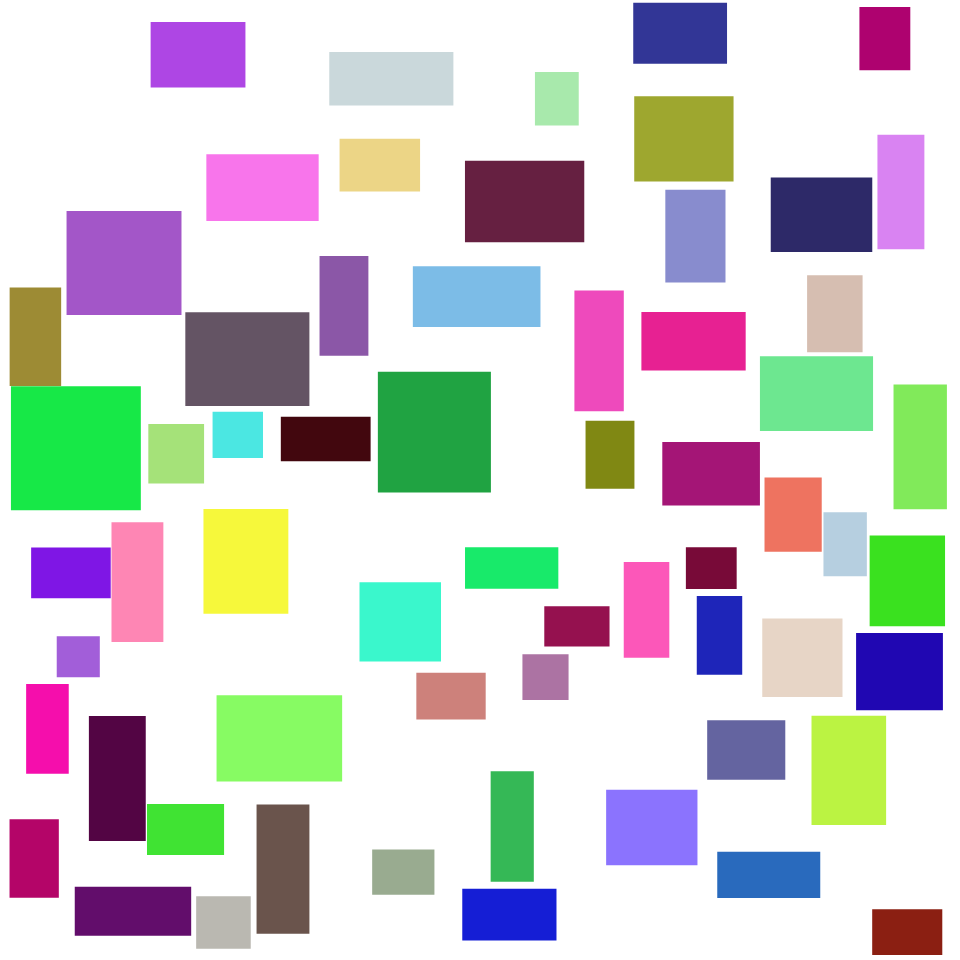
Frame 1 (no input)
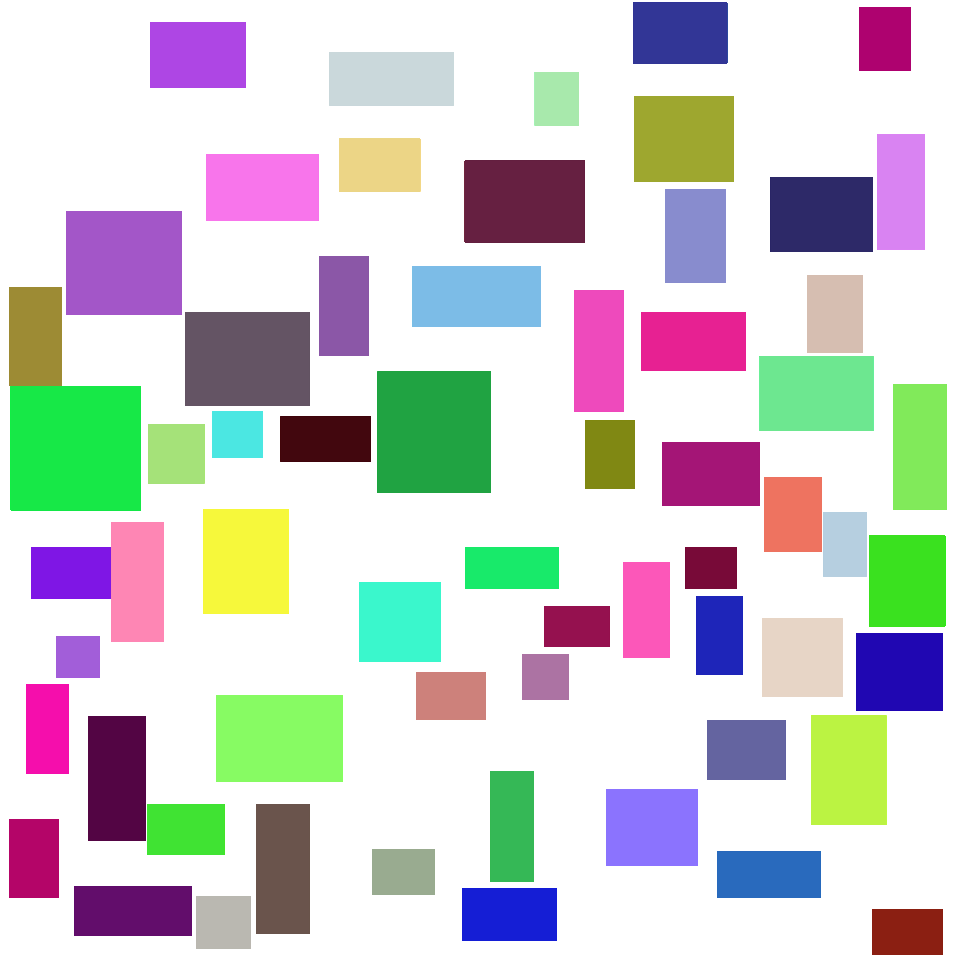
Frame 60 (no input)
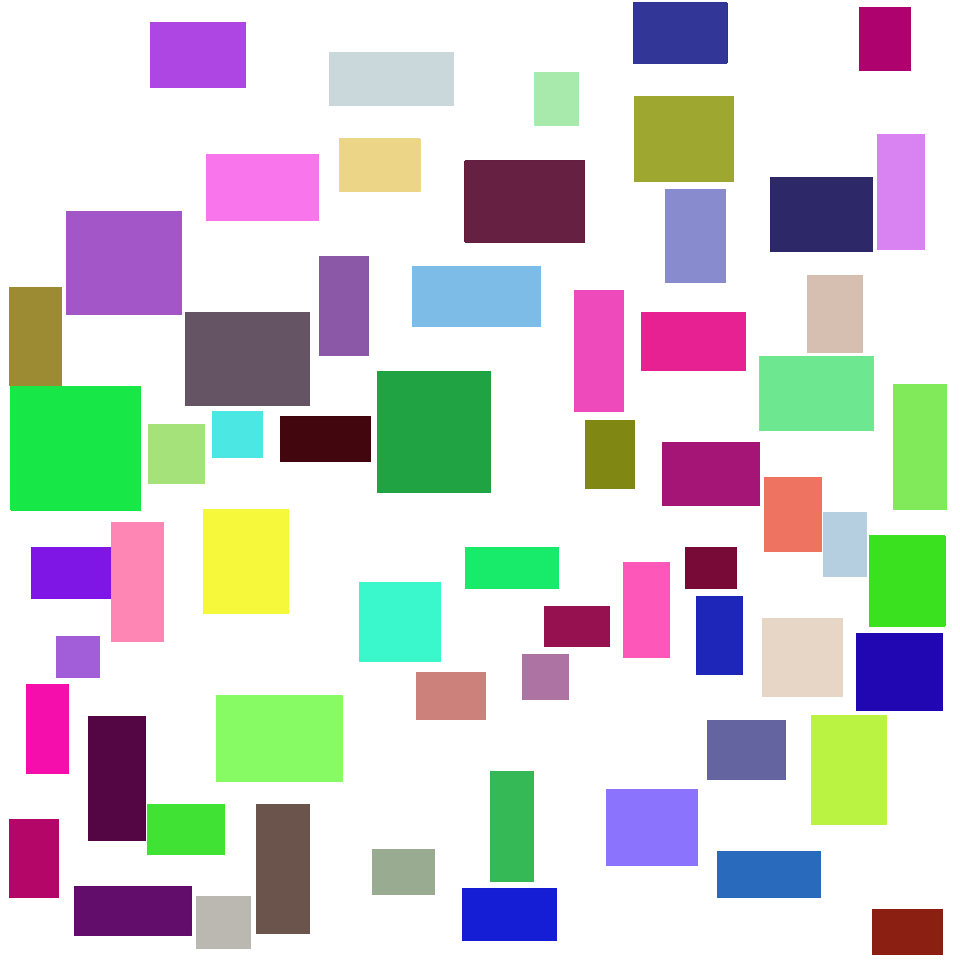
Frame 120 (the mouse pressed at the canvas centre since frame 60)

The p5.js sketch that drew these frames (run headless with seeded random() and noise() and a simulated clock; from frame 60 on, the mouse is pressed at the canvas centre):

// p5.js sketch
// ── sketch.js
var rects = [];
var nbRect;
var mxSize = 130;

function setup(){
	createCanvas(960,960);
	noStroke();
	nbRect = (width * height) / (mxSize *mxSize) + 10;
  	for(var i = 0; i< nbRect; i++){
    	var rec = newRect();
    	while(hitTestAll(rec)){
      		rec = newRect();
    	}
    	rects.push(rec);
  	}
}

function draw(){
	for(var i = 0; i< rects.length; i++){
		fill(rects[i].col);
		rect(rects[i].x, rects[i].y, rects[i].w, rects[i].h);
	}
}

function randomColor(){
  return "#" + Math.round(Math.random() * 0xFFFFFF).toString(16);
}

function hitTest(r1, r2){
  return ((r1.x +r1.w > r2.x) &&
		 (r1.x < r2.x + r2.w) &&
		 (r1.y +r1.h > r2.y) &&
		 (r1.y < r2.y + r2.h));
}

function newRect(){
	var	wi = random(40, mxSize);
	var he = random(40, mxSize)
	rec =  {w: wi,
			h: he,
			x: random(width-wi),
			y: random(height-he),
			col: randomColor()
			};
   return rec;
}

function hitTestAll(r1){
  if(rects.length < 1){
      return false;
	}
  for(var i = 0; i < rects.length; i++){
    if(hitTest(r1, rects[i])){
      return true;
    }
  }
  return false;
}
